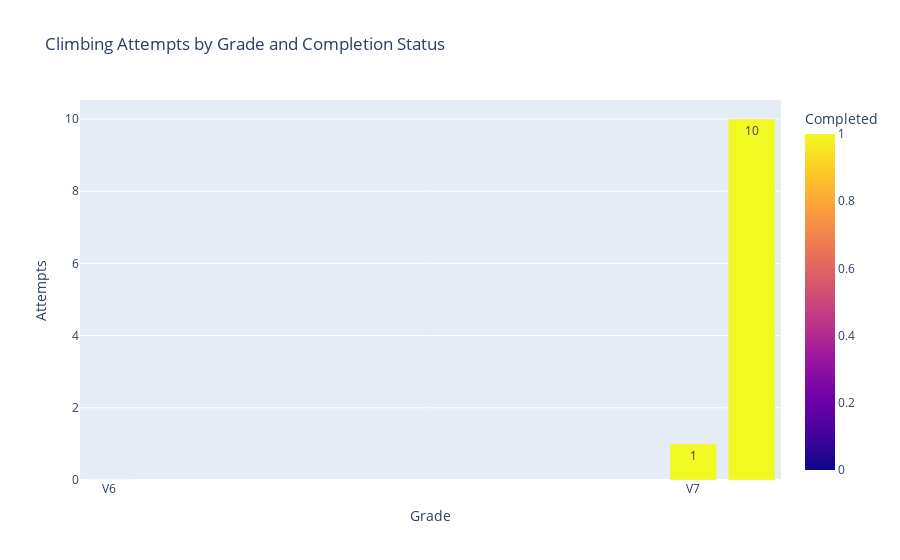

Notebook code for this chart:
### Code cell


### Figure 1 — Plotly figure (JSON) as saved in the notebook; plotly's stock layout.template omitted (floating-point values rounded to 4 significant figures)
{"data": [{"alignmentgroup": "True", "hovertemplate": "Grade=%{x}<br>Attempts=%{text}<br>Completed=%{marker.color}<extra></extra>", "legendgroup": "", "marker": {"color": [1, 1, 0], "coloraxis": "coloraxis", "pattern": {"shape": ""}}, "name": "", "offsetgroup": "", "orientation": "v", "showlegend": false, "text": [1, 10, 0], "textposition": "auto", "type": "bar", "x": [7, 7.1, 6], "xaxis": "x", "y": [1, 10, 0], "yaxis": "y"}], "layout": {"barmode": "group", "coloraxis": {"colorbar": {"title": {"text": "Completed"}}, "colorscale": [[0, "#0d0887"], [0.1111, "#46039f"], [0.2222, "#7201a8"], [0.3333, "#9c179e"], [0.4444, "#bd3786"], [0.5556, "#d8576b"], [0.6667, "#ed7953"], [0.7778, "#fb9f3a"], [0.8889, "#fdca26"], [1, "#f0f921"]]}, "legend": {"tracegroupgap": 0}, "title": {"text": "Climbing Attempts by Grade and Completion Status"}, "xaxis": {"anchor": "y", "domain": [0, 1], "tickmode": "array", "ticktext": ["V1", "V2", "V3", "V4", "V5", "V6", "V7", "V8", "V9", "V10", "V11", "V12", "V13", "V14"], "tickvals": [1, 2, 3, 4, 5, 6, 7, 8, 9, 10, 11, 12, 13, 14], "title": {"text": "Grade"}}, "yaxis": {"anchor": "x", "domain": [0, 1], "title": {"text": "Attempts"}}}}
